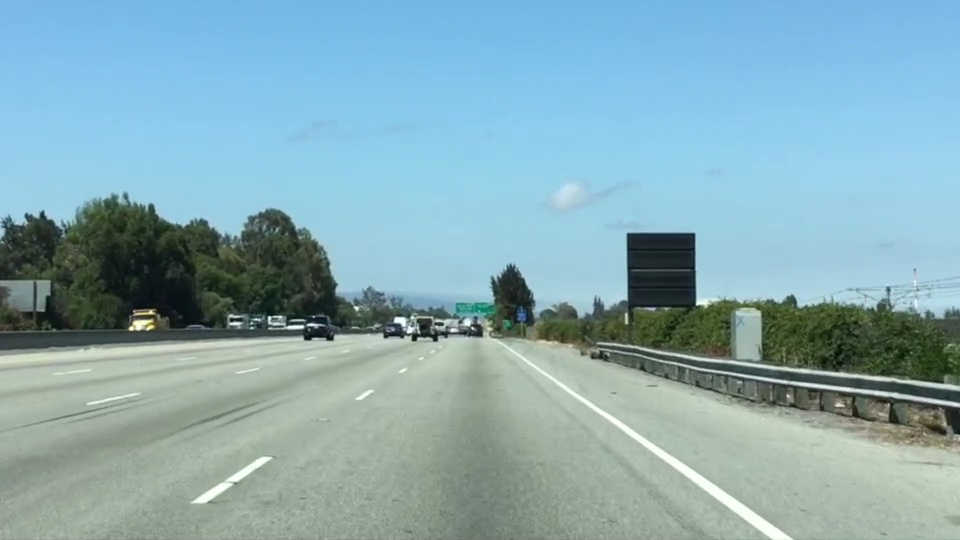
#> input picture resources/images/test.jpg, 960 x 540 px
$ python color_region_selection.py
#> lines starting #> are read from the running program, lines starting #| are printed output that depends on the picture; after the words box and inside, x2 and y2 are one past the last pixel; in counts of white or black regions, pixels touching at a corner belong together
'''
Created on Dec 14, 2016

@author: iskandar
'''


import matplotlib.pyplot as plt;
import matplotlib.image as mpimg;

import numpy as np;

image = mpimg.imread('../../resources/images/test.jpg');
#> image is the input picture: shape (540, 960, 3); mean R, G, B 135.5, 171.1, 179.2

print("Type:", type(image), ' dimensions: ', image.shape);
#| Type: <class 'numpy.ndarray'>  dimensions:  (540, 960, 3)


ysize = image.shape[0];
#> ysize = 540
xsize = image.shape[1];
#> xsize = 960

color_select = np.copy(image);
line_image = np.copy(image);

red_threshold = 200;
green_threshold = 200;
blue_threshold = 200;

rgb_threshold = [red_threshold, green_threshold, blue_threshold];


left_bottom = [0, 539];
right_bottom = [960, 539];
apex = [470, 315];

fit_left = np.polyfit((left_bottom[0], apex[0]), (left_bottom[1], apex[1]), 1);
fit_right = np.polyfit((right_bottom[0], apex[0]), (right_bottom[1], apex[1]), 1);
fit_bottom = np.polyfit((left_bottom[0], right_bottom[0]), (left_bottom[1], right_bottom[1]), 1);

color_threshold = (image[:,:,0] < rgb_threshold[0]) | (image[:,:,1] < rgb_threshold[1]) | (image[:,:,2] < rgb_threshold[2]);
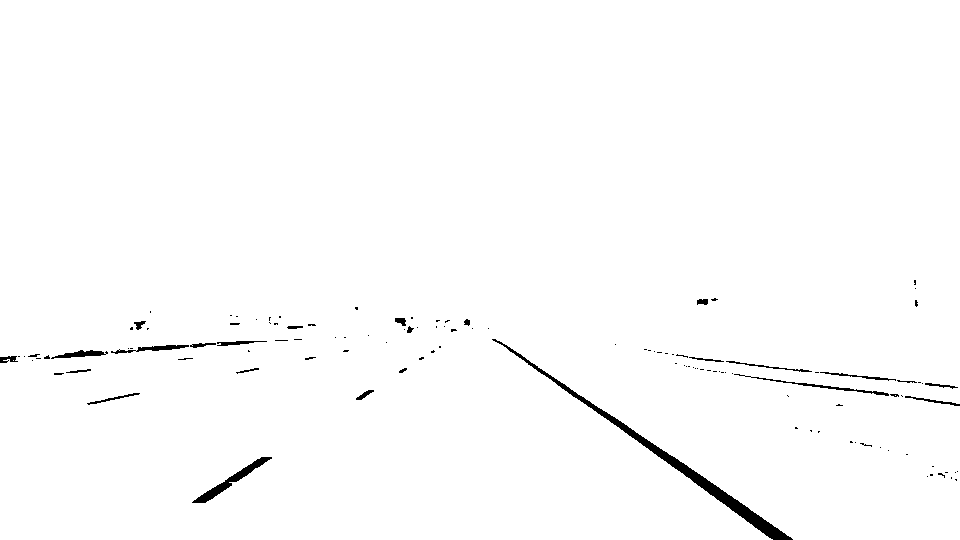
#> color_threshold: shape (540, 960) bool; 98.9% white; 121 black regions (95 under 20 px), largest, box (x1, y1, x2, y2) and area: (492, 339, 793, 540) 2493, (192, 457, 272, 503) 624, (734, 374, 889, 396) 302


XX, YY = np.meshgrid(np.arange(0, xsize), np.arange(0, ysize));

region_threshold = (YY > (XX*fit_left[0] + fit_left[1])) & (YY > (XX*fit_right[0] + fit_right[1])) & (YY < (XX*fit_bottom[0] + fit_bottom[1]));


color_select[color_threshold] = [0, 0, 0];
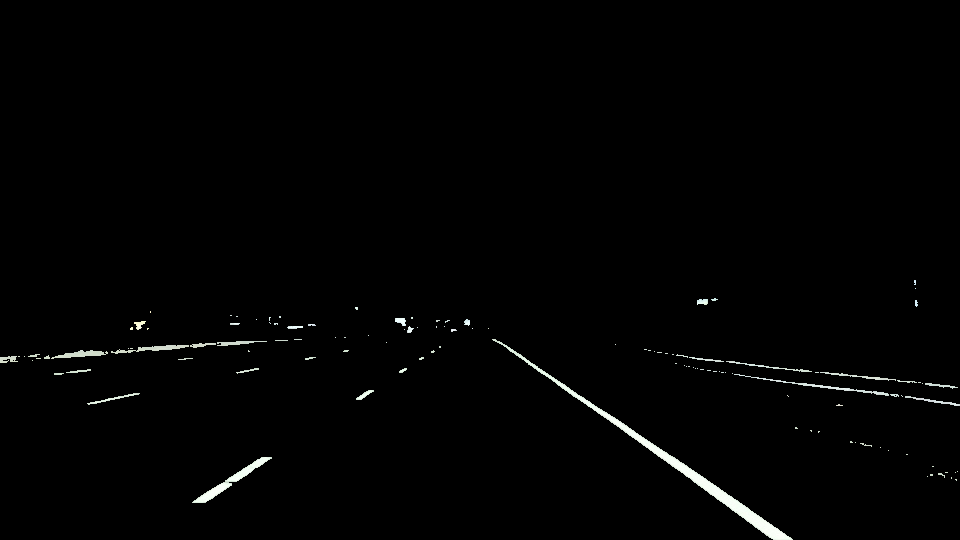
#> color_select: shape (540, 960, 3); mean R, G, B 2.5, 2.7, 2.5

line_image[~color_threshold & region_threshold];# = [255, 0, 0];

plt.imshow(color_select);
plt.imshow(line_image);
plt.show();
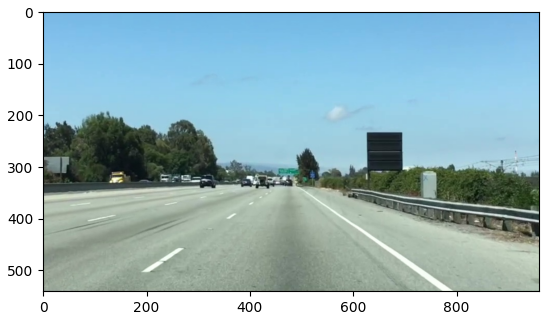
#> figure drawn by matplotlib, 1 panel

print();

$ run again, with resources/images/laneLines_thirdPass.jpg copied over resources/images/test.jpg
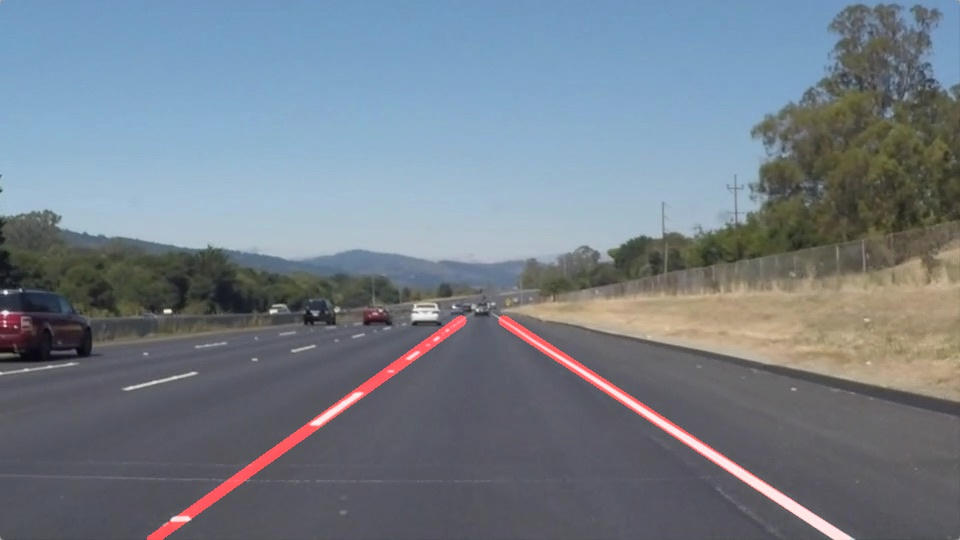
#> input picture resources/images/laneLines_thirdPass.jpg, 960 x 540 px
#> image is the input picture: shape (540, 960, 3); mean R, G, B 116.1, 126, 136.5
#| Type: <class 'numpy.ndarray'>  dimensions:  (540, 960, 3)
#> `color_threshold = (image[:,:,0] < rgb_threshold[0]) | (image[:,:,1] < ..`:
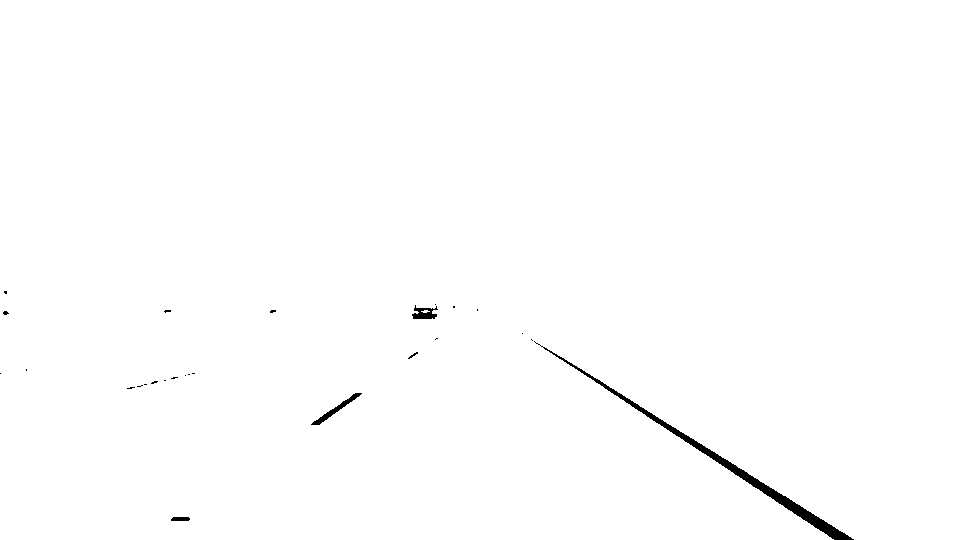
#> color_threshold: shape (540, 960) bool; 99.4% white; 26 black regions (21 under 20 px), largest, box (x1, y1, x2, y2) and area: (534, 341, 854, 540) 2207, (311, 393, 362, 425) 269, (412, 305, 438, 319) 211, (171, 517, 190, 521) 71, (408, 352, 418, 359) 21
#> `plt.show();`:
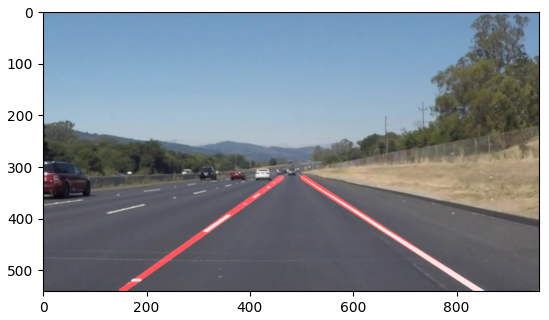
#> figure drawn by matplotlib, 1 panel
